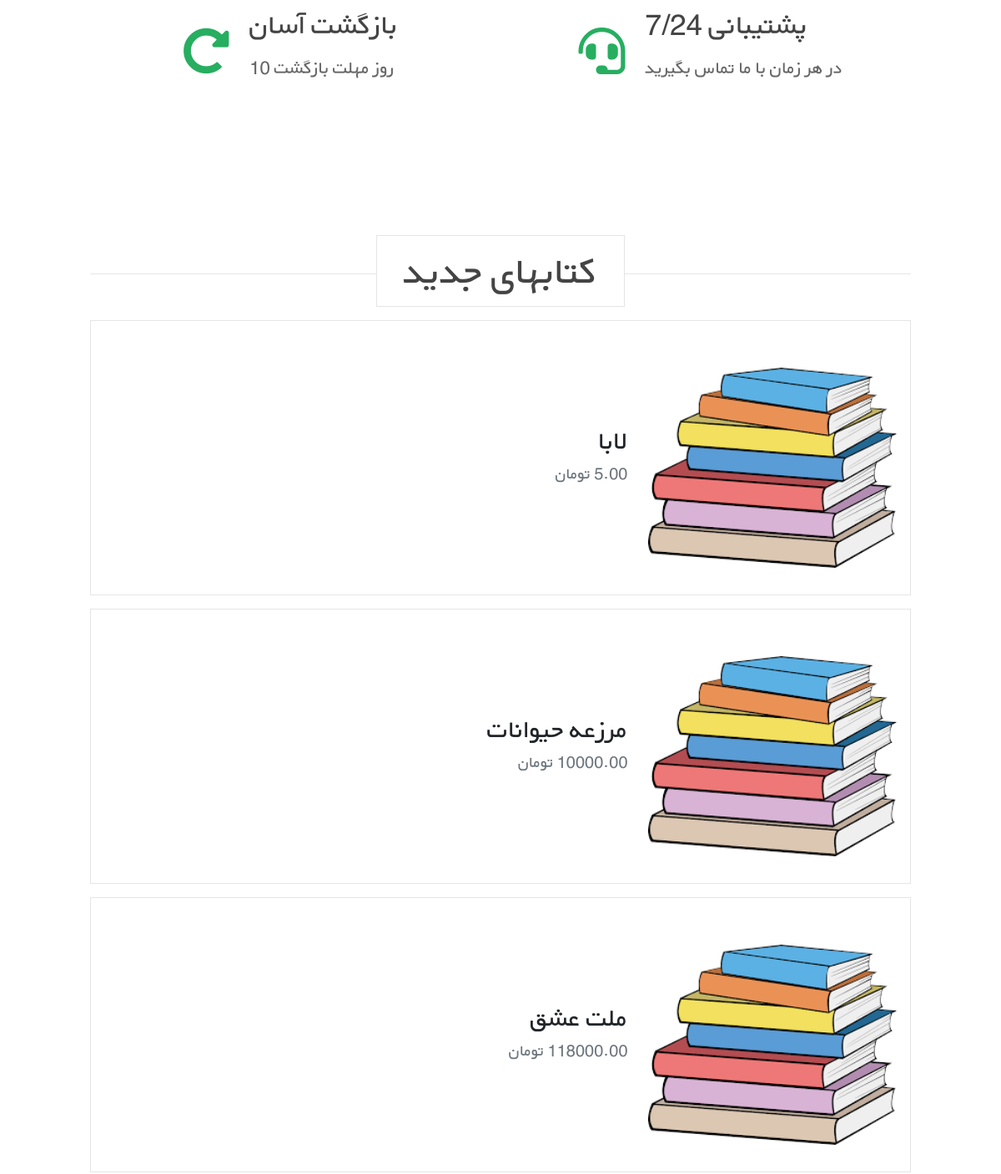
The app's page / (middle part), older data.
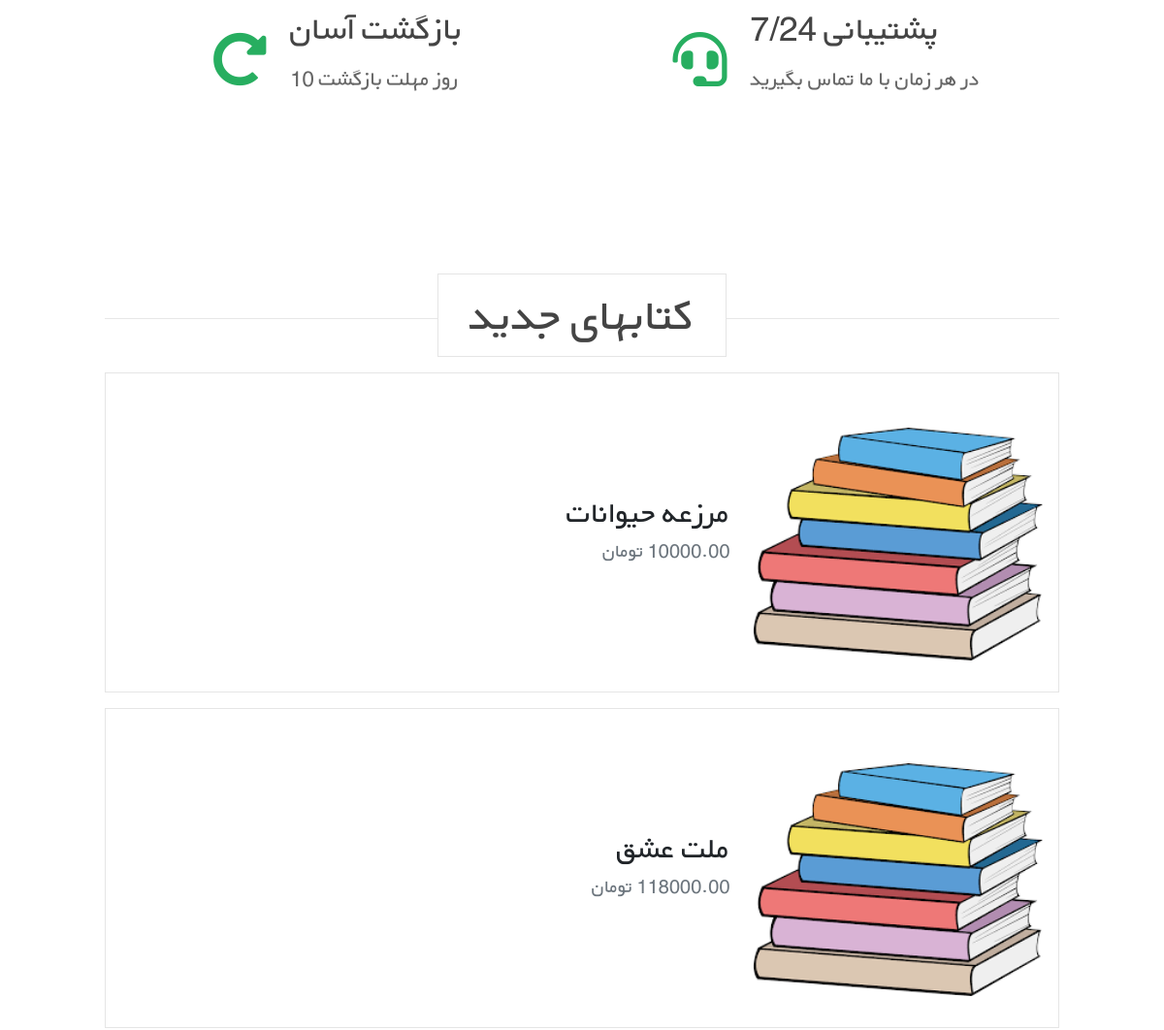
The same page, newer data.
### books/models.py (models this page shows, shortened)
class BaseModel(models.Model):
    created_at = models.DateTimeField(auto_now_add=True)
    updated_at = models.DateTimeField(auto_now=True)
    class Meta:
        abstract = True

class Book(BaseModel):
    class Meta:
        verbose_name = 'Book'
        verbose_name_plural = 'Books'
    title = models.CharField(max_length=200)
    author = models.CharField(max_length=200)
    description = models.TextField()
    price = models.DecimalField(max_digits=8, decimal_places=2)
    cover = models.ImageField(upload_to='covers/', blank=True)
    def get_absolute_url(self):
        return reverse('book_detail', args=[self.pk])

### pages/views.py (the view)
# urls.py: path('', views.HomePageView.as_view(), name='home')
class HomePageView(generic.TemplateView):
    def get_context_data(self, **kwargs):
        kwargs['books'] = Book.objects.all().order_by('-created_at')[0:3]
        return super().get_context_data(**kwargs)
    template_name = 'home.html'

### templates/home.html (shortened to what this page needs)
{% extends '_base.html' %}
{% load static %}
{% block styles %}
    <link rel="stylesheet" href="https://unpkg.com/swiper@7/swiper-bundle.min.css"/>
    <link rel="stylesheet" href="https://cdnjs.cloudflare.com/ajax/libs/font-awesome/5.15.4/css/all.min.css">
    <link rel="stylesheet" href="{% static 'css/homestyle.css' %}">
{% endblock %}
{% block content %}
    <section class="icons-container ">
        <div class="icons justify-content-center">
            <i class="fas fa-redo-alt"></i>
            <div class="content">
                <h3>بازگشت آسان</h3>
                <p>10 روز مهلت بازگشت</p>
            </div>
        </div>
        <div class="icons justify-content-center">
            <i class="fas fa-headset"></i>
            <div class="content">
                <h3>پشتیبانی 7/24</h3>
                <p>در هر زمان با ما تماس بگیرید</p>
            </div>
        </div>
    </section>
    <section class="arrivals" id="arrivals" dir="rtl">
        <h1 class="heading"><span>کتابهای جدید</span></h1>
        {% for book in books %}
                <div class="swiper arrivals-slider">
            <div class="swiper-wrapper">
                <a href="{{ book.get_absolute_url }}" class="swiper-slide box text-decoration-none ">
                    <div class="image">
                        {% if book.cover %}
                                <img src="{{ book.cover.url }}" class="img-fluid rounded-start mt-4" alt="...">
                            {% else %}
                                <img src="{% static 'image/cover.png' %}" class="img-fluid rounded-start mt-4" alt="...">
                            {% endif %}
                    </div>
                    <div class="content ">
                        <h2 class="text-dark">{{ book.title }}</h2>
                        <h5 class="text-secondary">{{ book.price }} تومان  </h5>
                    </div>
                </a>
            </div>
        </div>
        {% endfor %}
    </section>
{% endblock %}

Row changes from the older to the newer data that the page shows:
removed Book: title "لابا"
